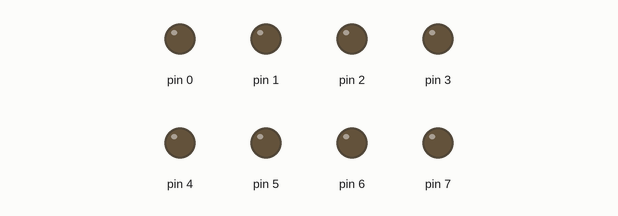
Simulated run of this sketch. Board: Arduino Uno, built with avr-gcc and run on an emulated ATmega328P. Parts: output pins drawn as LEDs (lit = HIGH).

Above: at 1.3 s.
Timing chart, 0 to 40.0 s (numbered marks = the images above):
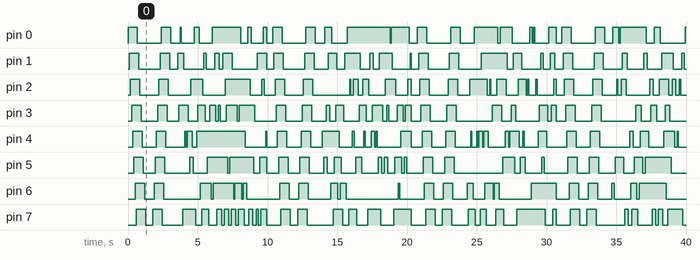

The sketch:

Lab3-ShowingOffBits.ino
```cpp
/* Showing off some patterns to practice our bit-twiddling */

// ------- Preamble -------- //
#include <avr/io.h>
#include <avr/power.h>
#include <util/delay.h>                     /* Functions to waste time */

#define DELAYTIME 85                                   /* milliseconds */
#define LED_PORT                PORTD
#define LED_DDR                 DDRD

int main(void)
{

  uint8_t i;
  uint8_t repetitions;
  uint8_t whichLED;
  uint16_t randomNumber = 0x1234;

  // -------- Inits --------- //
  LED_DDR = 0xff;                    /* all LEDs configured for output */
  // ------ Event loop ------ //
  while (1) {
    /* Go Left */
    for (i = 0; i < 8; i++)
    {
      LED_PORT |= (1 << i);                    /* turn on the i'th pin */
      _delay_ms(DELAYTIME);                                    /* wait */
    }
    for (i = 0; i < 8; i++)
    {
      LED_PORT &= ~(1 << i);                  /* turn off the i'th pin */
      _delay_ms(DELAYTIME);                                    /* wait */
    }
    _delay_ms(5 * DELAYTIME);                                 /* pause */

    /* Go Right */
    for (i = 7; i < 255; i--)
    {
      LED_PORT |= (1 << i);                    /* turn on the i'th pin */
      _delay_ms(DELAYTIME);                                    /* wait */
    }
    for (i = 7; i < 255; i--)
    {
      LED_PORT &= ~(1 << i);                  /* turn off the i'th pin */
      _delay_ms(DELAYTIME);                                    /* wait */
    }
    _delay_ms(5 * DELAYTIME);                                 /* pause */

    /* Toggle "random" bits for a while */
    for (repetitions = 0; repetitions < 75; repetitions++)
    {
      /* "random" number generator */
      randomNumber = 2053 * randomNumber + 13849;
      /* low three bits from high byte */
      whichLED = (randomNumber >> 8) & 0b00000111;
      LED_PORT ^= (1 << whichLED);                   /* toggle our LED */
      _delay_ms(DELAYTIME);
    }
    LED_PORT = 0;                                      /* all LEDs off */
    _delay_ms(5 * DELAYTIME);                                 /* pause */

  }                                                  /* End event loop */
  return (0);                            /* This line is never reached */
}
```

Measured:
- by itself, pin 0: LOW → HIGH at 0.00 s, → LOW 0.68 s later, → HIGH 1.7 s later, → LOW 0.68 s later, … (49 changes in this stretch)
- by itself, pin 1: LOW → HIGH at 0.09 s, → LOW 0.68 s later, → HIGH 1.5 s later, → LOW 0.68 s later, … (52 changes in this stretch)
- by itself, pin 2: LOW → HIGH at 0.17 s, → LOW 0.68 s later, → HIGH 1.4 s later, → LOW 0.68 s later, … (58 changes in this stretch)
- by itself, pin 3: LOW → HIGH at 0.26 s, → LOW 0.68 s later, → HIGH 1.2 s later, → LOW 0.68 s later, … (56 changes in this stretch)
- by itself, pin 4: LOW → HIGH at 0.34 s, → LOW 0.68 s later, → HIGH 1.0 s later, → LOW 0.68 s later, … (60 changes in this stretch)
- by itself, pin 5: LOW → HIGH at 0.43 s, → LOW 0.68 s later, → HIGH 0.85 s later, → LOW 0.68 s later, … (50 changes in this stretch)
- by itself, pin 6: LOW → HIGH at 0.51 s, → LOW 0.68 s later, → HIGH 0.68 s later, → LOW 0.68 s later, … (44 changes in this stretch)
- by itself, pin 7: LOW → HIGH at 0.60 s, → LOW 0.68 s later, → HIGH 0.51 s later, → LOW 0.68 s later, … (62 changes in this stretch)
